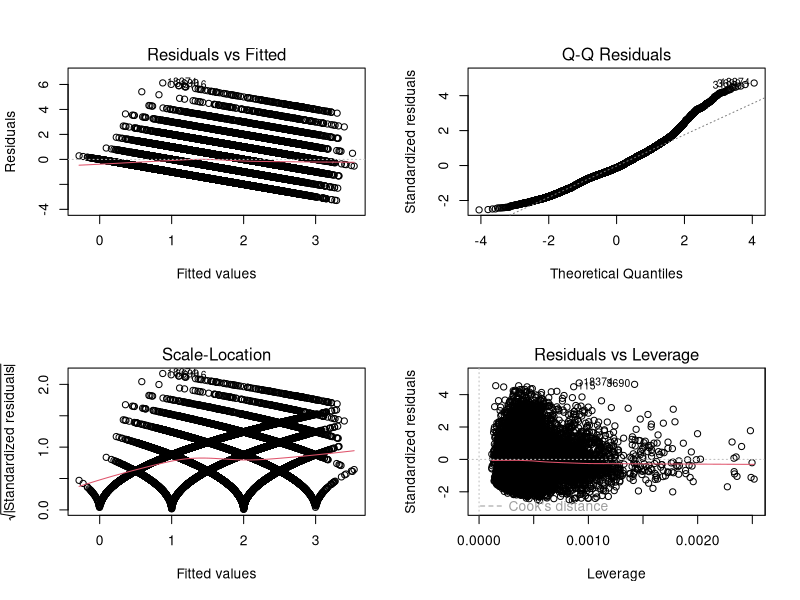

This chart was generated by the following R code:
# load data
library("readr")
new_data <- read_csv("new_data.csv")

# Remove useless data(colume)
final_data <- new_data[-c(7, 11)]

# Build MLP model
fit <- lm(total_children ~ ., data = final_data)

# Get the summary of the model
summary(fit)

# Plot Residuals vs Fitted, Normal QQ ,Scale-Location, Residuals Leverage
par(mfrow=c(2,2))
plot(fit)

# fit1 <- lm(total_children ~ sex + education, data = final_data)
# summary(fit1)
